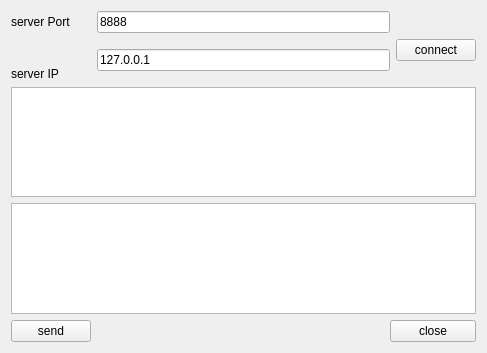
<?xml version="1.0" encoding="UTF-8"?>
<ui version="4.0">
 <class>ClientWidget</class>
 <widget class="QWidget" name="ClientWidget">
  <property name="geometry">
   <rect>
    <x>0</x>
    <y>0</y>
    <width>487</width>
    <height>353</height>
   </rect>
  </property>
  <property name="windowTitle">
   <string>Form</string>
  </property>
  <layout class="QGridLayout" name="gridLayout">
   <item row="0" column="0">
    <widget class="QLabel" name="label">
     <property name="text">
      <string>server Port</string>
     </property>
    </widget>
   </item>
   <item row="0" column="1" colspan="2">
    <widget class="QLineEdit" name="lineEditPort">
     <property name="text">
      <string>8888</string>
     </property>
    </widget>
   </item>
   <item row="1" column="1" rowspan="2" colspan="2">
    <widget class="QLineEdit" name="lineEditIP">
     <property name="text">
      <string>127.0.0.1</string>
     </property>
    </widget>
   </item>
   <item row="2" column="0">
    <widget class="QLabel" name="label_2">
     <property name="text">
      <string>server IP</string>
     </property>
    </widget>
   </item>
   <item row="3" column="0" colspan="4">
    <widget class="QTextEdit" name="textEditRead"/>
   </item>
   <item row="4" column="0" colspan="4">
    <widget class="QTextEdit" name="textEditWrite"/>
   </item>
   <item row="5" column="0">
    <widget class="QPushButton" name="buttonSend">
     <property name="text">
      <string>send</string>
     </property>
    </widget>
   </item>
   <item row="5" column="1">
    <spacer name="horizontalSpacer">
     <property name="orientation">
      <enum>Qt::Horizontal</enum>
     </property>
     <property name="sizeHint" stdset="0">
      <size>
       <width>278</width>
       <height>20</height>
      </size>
     </property>
    </spacer>
   </item>
   <item row="5" column="2" colspan="2">
    <widget class="QPushButton" name="buttonClose">
     <property name="text">
      <string>close</string>
     </property>
    </widget>
   </item>
   <item row="1" column="3">
    <widget class="QPushButton" name="buttonConnect">
     <property name="text">
      <string>connect</string>
     </property>
    </widget>
   </item>
  </layout>
 </widget>
 <resources/>
 <connections/>
</ui>
